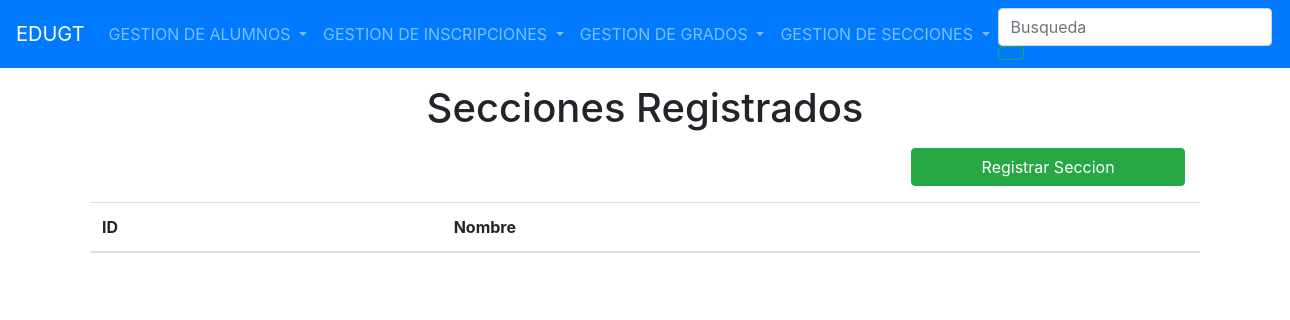
The page /listaSeccion/ on the database as committed earlier.
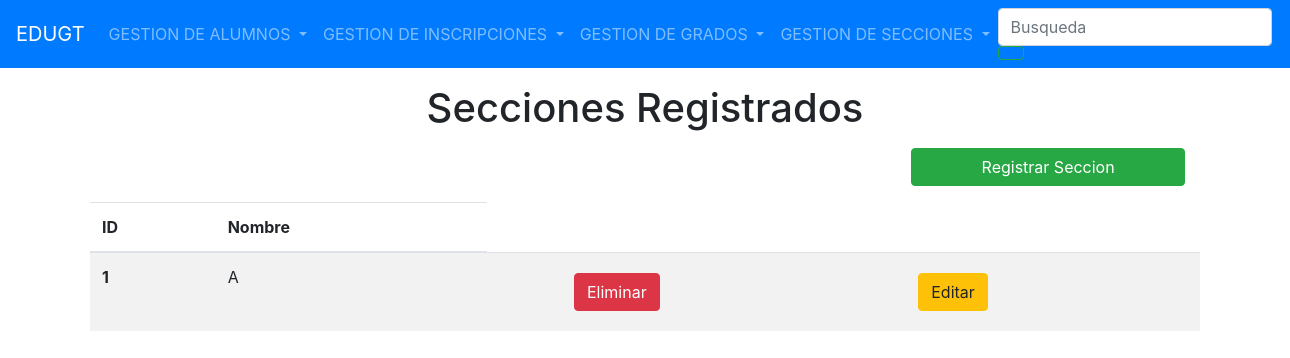
The same page on the database as committed later.
### Models/Seccion/models.py (models this page shows, shortened)
class Seccion(models.Model):
    id_seccion = models.AutoField(primary_key=True)
    Nombre = models.CharField(max_length=30)

### Models/Seccion/views.py (the view)
# urls.py: path("listaSeccion/", FormularioSeccionViews.listar_secciones, name='listarseccion'),
    def listar_secciones(request):
        seccion = Seccion.objects.all()
        return render(request, "ListaSecciones.html", {"lb_secciones": seccion})

### Templates/ListaSecciones.html (shortened to what this page needs)
{% extends 'index.html' %}
{% block content  %}
    <h1 align="center">Secciones Registrados</h1>
        <div class="row col-12 justify-content-end mb-2 pr-0">
        <a class="btn btn-success col-md-3" href="{% url 'registrarseccion' %}">Registrar Seccion</a>
        </div>
<table class="table table-striped">
  <thead>
    <tr>
      <th scope="col">ID</th>
      <th scope="col">Nombre</th>
    </tr>
  </thead>
  <tbody>
  {% for seccion in lb_secciones %}
     <tr>
      <th scope="row">{{ seccion.id_seccion }}</th>
      <td>{{ seccion.Nombre }}</td>
 <td>
 <td>
                            <a href="{% url 'ELIMINAROSEC' seccion.pk %}" class="btn btn-danger btn-icon-split">
                                <span class="text">Eliminar</span>
                            </a>
                        </td>
    <td>
                            <a href="{% url 'MODIFICARSE' seccion.pk %}" class="btn btn-warning btn-icon-split">
                                <span class="text">Editar</span>
                            </a>
                        </td>
  {% endfor %}
  </tbody>
</table>
{% endblock %}

Rows that differ between the two databases and show on the page:
added Seccion: id_seccion "1", Nombre "A"
